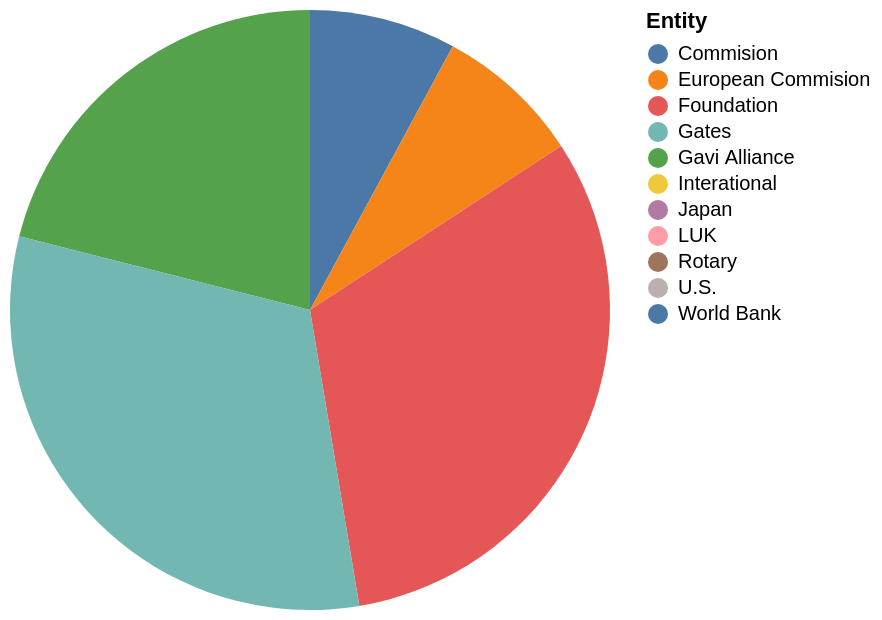

Express this chart as Vega-Lite.
### Vega-Lite specification from a JSON file in a GitHub repository (floating-point values rounded to 4 significant figures)
{"$schema": "https://vega.github.io/schema/vega-lite/v5.json", "description": "Pie chart auto-generated from CSV", "data": {"values": [{"Entity": "Commision", "Values": "3"}, {"Entity": "European Commision", "Values": "3"}, {"Entity": "World Bank", "Values": "3"}, {"Entity": "Interational", "Values": "3"}, {"Entity": "Rotary", "Values": "3"}, {"Entity": "UNOCHA", "Values": "UNOCHA"}, {"Entity": "Japan", "Values": "5"}, {"Entity": "Germany", "Values": "nan"}, {"Entity": "Gavi Alliance", "Values": "8"}, {"Entity": "LUK", "Values": "10"}, {"Entity": "Foundation", "Values": "12"}, {"Entity": "Gates", "Values": "12"}, {"Entity": "U.S.", "Values": "20"}]}, "mark": "arc", "encoding": {"theta": {"field": "Values", "type": "quantitative"}, "color": {"field": "Entity", "type": "nominal"}}}
